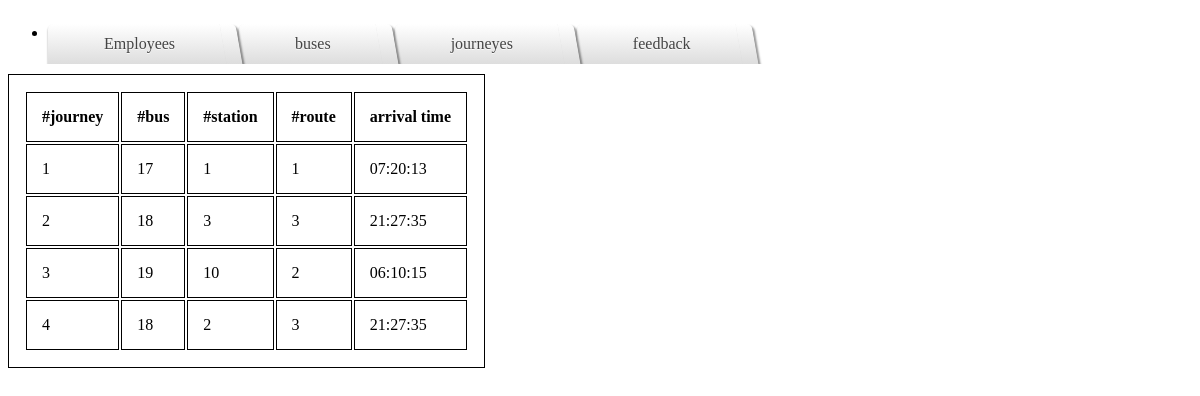
/jr.php, run on the app's committed database.
### tables this page shows
CREATE TABLE `journey` (
  `Journey_id` int(11) NOT NULL,
  `Bus_id` int(11) NOT NULL,
  `Station_id` int(11) NOT NULL,
  `Route_id` int(11) NOT NULL,
  `Arrival_time` time NOT NULL
);

### jr.php (the view, shortened to what this page needs)
<html>
<head>
</head>
<body>
<div class="tabs">
    <ul>
        <li><a href="admin.php">Employees</a></li>
        <li><a href="buses.php">buses</a></li>
        <li><a href="jr.php">journeyes</a></li>
        <li><a href="report.php">feedback</a></li>
    </ul>
</div>
    <div>
        <?php
        echo '<table>
<tr><td><b>#journey</b></td>
<td><b>#bus</b></td>
<td><b>#station</b></td>
<td><b>#route</b></td>
<td><b>arrival time</b></td>
</tr>';
        $con = mysqli_connect('localhost', 'root', '', "smart_bus");
        $sel1 = "SELECT * FROM journey";
        $res1 = mysqli_query($con, $sel1);
        if ($res1) {
            while ($row1 = mysqli_fetch_array($res1)) {
                echo '<tr><td>' .
                    $row1['Journey_id'] . '</td><td>' .
                    $row1['Bus_id'] . '</td><td>' .
                    $row1['Station_id'] . '</td><td>' .
                    $row1['Route_id'] . '</td><td>' .
                    $row1['Arrival_time']  ;
                echo '</tr>';
            }
        }
        ?>
    </div>
</body>
</html>

### jr.php (style rules this page uses)
table ,tr ,td { padding: 15px; margin-top: 10px; border: 1px solid black; }
.tabs { overflow: hidden; width: 100%; margin: 0; padding: 0; list-style: none; }
.tabs li { float: left; margin: 0 .5em 0 0; }
.tabs a { position: relative; background: #ddd; background-image: linear-gradient(to bottom, #fff, #ddd); padding: .7em 3.5em; float: left; text-decoration: none; color: #444; text-shadow: 0 1px 0 rgba(255,255,255,.8); border-radius: 5px 0 0 0; box-shadow: 0 2px 2px rgba(0,0,0,.4); }
.tabs a::after { content:''; position:absolute; z-index: 1; top: 0; right: -.5em; bottom: 0; width: 1em; background: #ddd; background-image: linear-gradient(to bottom, #fff, #ddd); box-shadow: 2px 2px 2px rgba(0,0,0,.4); transform: skew(10deg); border-radius: 0 5px 0 0; }

### data on the page
journey: Journey_id "1", Bus "17", Station "1", Route "1", Arrival_time "07:20:13"
journey: Journey_id "2", Bus "18", Station "3", Route "3", Arrival_time "21:27:35"
journey: Journey_id "3", Bus "19", Station "10", Route "2", Arrival_time "06:10:15"
journey: Journey_id "4", Bus "18", Station "2", Route "3", Arrival_time "21:27:35"
